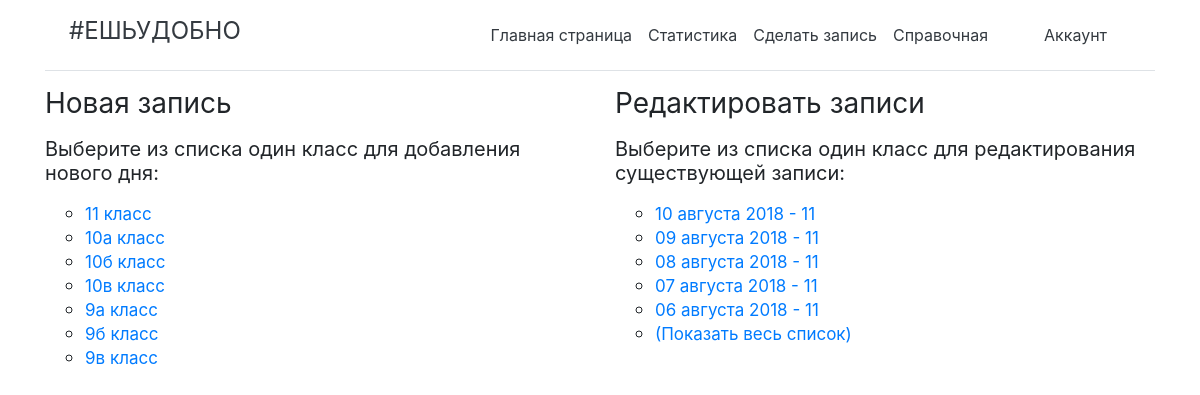
The page /write/ (signed in) on the database its author committed.
### app/models.py (models this page shows, shortened)
class SchoolClass(models.Model):
    school_class = models.CharField(max_length=10, help_text = 'Класс')
    class Meta:
    	ordering = ['school_class']

class State(models.Model):
    date = models.DateField(help_text = '- в формате дд.мм.гггг')
    status = models.CharField(max_length=1)
    people = models.ManyToManyField(People,
        help_text = '-выберите только тех, кто пришел!',
        related_name="peoples",
        blank = 'true')
    school_class = models.CharField(max_length=10)
    school_class_id = models.CharField(max_length=10)
    author = models.CharField(max_length=100)
    availability = models.CharField(max_length=2)
    class Meta:
        ordering = ['-date']

### app/views.py (the view)
# urls.py: path('write/', views.writeindex, name = 'writeindex'),
@login_required
def writeindex(request):
    if request.user.groups.get().name == 'Writer':
        school_class = SchoolClass.objects.order_by('id')
        state_list = State.objects.filter(availability='+').order_by('-date')[0:5]
        return render(
            request,
            'app/writeindex.html',
            context = {'class':school_class, 'state_list':state_list})
    else:
        return render(
            request,
            'app/permissions.html')

### app/templates/app/writeindex.html (shortened to what this page needs)
{% extends "base_generic.html" %}
{% block content %}
<div class="container">
  <div class="row">
    <div class="col-sm-6">
      <h3 class="font-weight-normal">Новая запись</<h3>
      <h5 class="font-weight-normal">Выберите из списка один класc для добавления нового дня:</<h5>
      <ul class="ul">
        {% if class %}
          {% for i in class %}
            <li><a href='{{ i.id }}' class="href">{{i.school_class}} класс</a></li>
          {% endfor %}
          {% else %}
            <li class="list">Список пуст!</li>
        {% endif %}
      </ul>
    </div>
    <div class="col-sm-6">
      <h3 class="font-weight-normal">Редактировать записи</<h3>
      <h5 class="font-weight-normal">Выберите из списка один класс для редактирования существующей записи:</<h5>
      <ul class="ul">
        {% if state_list %}
          {% for i in state_list %}
            <li><a href="edit/{{i.id}}" class="href">{{i.date}} - {{i.school_class}}</a></li>
          {% endfor %}
            <li><a href="{% url 'list'%}" class="href">(Показать весь список)</a></li>
        {% else %}
          <li>Список пуст!</li>
        {% endif %}
      </ul>
    </div>
  </div>
</div>
{% endblock %}

### app/static/css/styles.css (style rules this page uses)
.href { font-size: 17px; }
ul { list-style: circle; }

### rows shown on the page
SchoolClass: school_class "11"
SchoolClass: school_class "10а"
SchoolClass: school_class "10б"
SchoolClass: school_class "10в"
SchoolClass: school_class "9а"
SchoolClass: school_class "9б"
SchoolClass: school_class "9в"
State: date "10 августа 2018", school_class "11"
State: date "09 августа 2018", school_class "11"
State: date "08 августа 2018", school_class "11"
State: date "07 августа 2018", school_class "11"
State: date "06 августа 2018", school_class "11"
